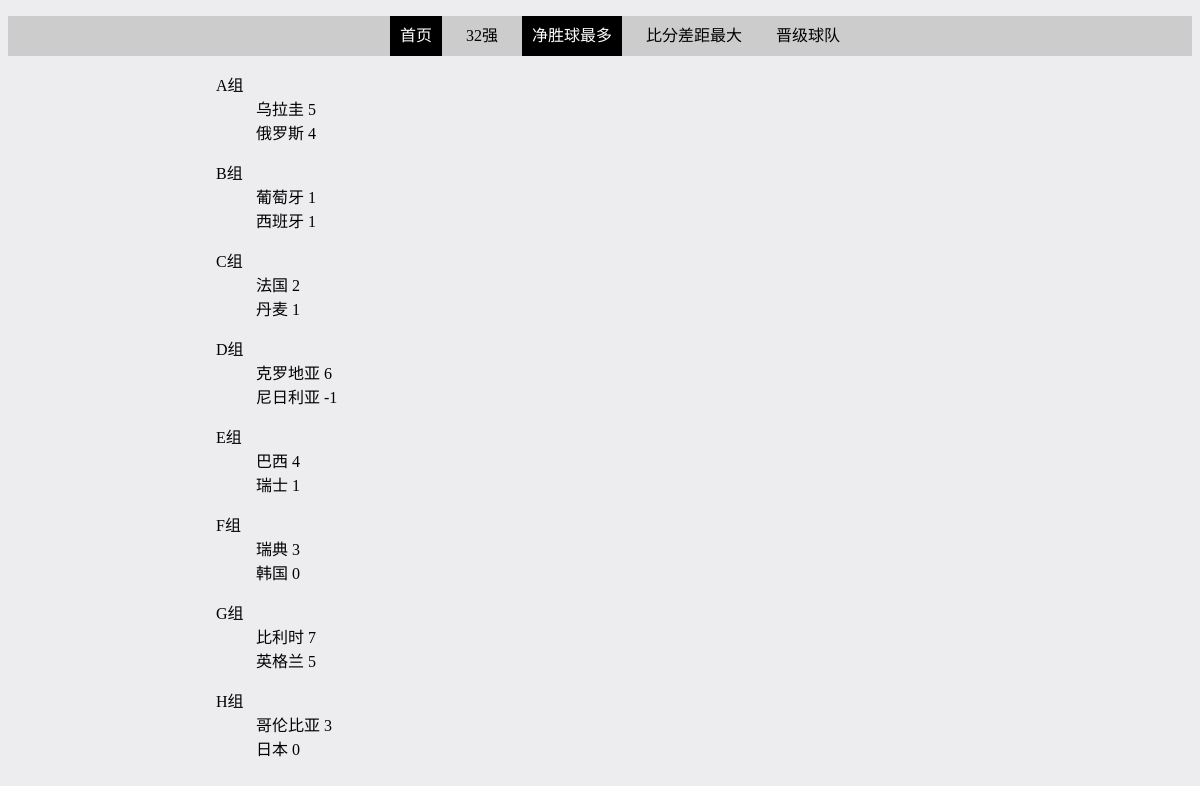
/most_gd/, run on the app's committed database.
### app/models.py (models this page shows)
class Group(db.Model):
    __tablename__ = 'group'
    id = db.Column(db.Integer, primary_key=True)
    name = db.Column(db.String(1), unique=True)
    teams = db.relationship("Team", backref="group", lazy="dynamic")

class Team(db.Model):
    __tablename__ = 'team'
    id = db.Column(db.Integer, primary_key=True)
    name = db.Column(db.String(32), unique=True)
    session = db.Column(db.Integer)
    victory = db.Column(db.Integer)
    flat = db.Column(db.Integer)
    lost = db.Column(db.Integer)
    goal = db.Column(db.Integer)
    fumble = db.Column(db.Integer)
    gd = db.Column(db.Integer, index=True)  # goal difference
    integral = db.Column(db.Integer, index=True)
    group_id = db.Column(db.Integer, db.ForeignKey("group.id"))
    duel_ed = db.relationship("Duel", foreign_keys=[Duel.t2_id], backref=db.backref("team_ed", lazy="joined"),
                              lazy="dynamic",
                              cascade="all,delete-orphan")
    duel_er = db.relationship("Duel", foreign_keys=[Duel.t1_id], backref=db.backref("team_er", lazy="joined"),
                              lazy="dynamic",
                              cascade="all,delete-orphan")
    team_pinyin = db.relationship("TeamPinYin", backref=db.backref("team", lazy="joined"),
                                  cascade="all,delete-orphan")

### app/main/views.py (the view)
@main.route("/most_gd/")
def most_gd():
    group_a = Group.query.filter_by(name="A组").first().teams.order_by(Team.gd.desc()).join(TeamPinYin).order_by(
        TeamPinYin.name.asc()).limit(2)
    group_b = Group.query.filter_by(name="B组").first().teams.order_by(Team.gd.desc()).join(TeamPinYin).order_by(
        TeamPinYin.name.asc()).limit(2)
    group_c = Group.query.filter_by(name="C组").first().teams.order_by(Team.gd.desc()).join(TeamPinYin).order_by(
        TeamPinYin.name.asc()).limit(2)
    group_d = Group.query.filter_by(name="D组").first().teams.order_by(Team.gd.desc()).join(TeamPinYin).order_by(
        TeamPinYin.name.asc()).limit(2)
    group_e = Group.query.filter_by(name="E组").first().teams.order_by(Team.gd.desc()).join(TeamPinYin).order_by(
        TeamPinYin.name.asc()).limit(2)
    group_f = Group.query.filter_by(name="F组").first().teams.order_by(Team.gd.desc()).join(TeamPinYin).order_by(
        TeamPinYin.name.asc()).limit(2)
    group_g = Group.query.filter_by(name="G组").first().teams.order_by(Team.gd.desc()).join(TeamPinYin).order_by(
        TeamPinYin.name.asc()).limit(2)
    group_h = Group.query.filter_by(name="H组").first().teams.order_by(Team.gd.desc()).join(TeamPinYin).order_by(
        TeamPinYin.name.asc()).limit(2)
    return render_template("most_gd.html", group_a=group_a, group_b=group_b, group_c=group_c, group_d=group_d,
                           group_e=group_e, group_f=group_f, group_g=group_g, group_h=group_h)

### app/templates/most_gd.html (shortened to what this page needs)
{% extends 'index.html' %}
{% block content %}
<dl>
    <dt>{{ group_a[0].group.name }}</dt>
    <dd>{{ group_a[0].name }} {{ group_a[0].gd }}</dd>
    <dd>{{ group_a[1].name }} {{ group_a[1].gd }}</dd>
</dl>
<dl>
    <dt>{{ group_b[0].group.name }}</dt>
    <dd>{{ group_b[0].name }} {{ group_b[0].gd }}</dd>
    <dd>{{ group_b[1].name }} {{ group_b[1].gd }}</dd>
</dl>
<dl>
    <dt>{{ group_c[0].group.name }}</dt>
    <dd>{{ group_c[0].name }} {{ group_c[0].gd }}</dd>
    <dd>{{ group_c[1].name }} {{ group_c[1].gd }}</dd>
</dl>
<dl>
    <dt>{{ group_d[0].group.name }}</dt>
    <dd>{{ group_d[0].name }} {{ group_d[0].gd }}</dd>
    <dd>{{ group_d[1].name }} {{ group_d[1].gd }}</dd>
</dl>
<dl>
    <dt>{{ group_e[0].group.name }}</dt>
    <dd>{{ group_e[0].name }} {{ group_e[0].gd }}</dd>
    <dd>{{ group_e[1].name }} {{ group_e[1].gd }}</dd>
</dl>
<dl>
    <dt>{{ group_f[0].group.name }}</dt>
    <dd>{{ group_f[0].name }} {{ group_f[0].gd }}</dd>
    <dd>{{ group_f[1].name }} {{ group_f[1].gd }}</dd>
</dl>
<dl>
    <dt>{{ group_g[0].group.name }}</dt>
    <dd>{{ group_g[0].name }} {{ group_g[0].gd }}</dd>
    <dd>{{ group_g[1].name }} {{ group_g[1].gd }}</dd>
</dl>
<dl>
    <dt>{{ group_h[0].group.name }}</dt>
    <dd>{{ group_h[0].name }} {{ group_h[0].gd }}</dd>
    <dd>{{ group_h[1].name }} {{ group_h[1].gd }}</dd>
</dl>
{% endblock %}

### app/templates/index.html (shortened to what this page needs)
<!DOCTYPE html>
<html lang="en">
<head>
</head>
<body>
<headers>
    <nav>
        <ul class="clearfix inline">
            <li><a href="{{ url_for('main.index') }}" id="n1">首页</a></li>
            <li><a href="{{ url_for('main.power_32', page=1) }}" id="n2">32强</a></li>
            <li><a href="{{ url_for('main.most_gd') }}" id="n3">净胜球最多</a></li>
            <li><a href="{{ url_for('main.most_gap') }}" id="n4">比分差距最大</a></li>
            <li><a href="{{ url_for('main.promotion') }}" id="n5">晋级球队</a></li>
        </ul>
    </nav>
</headers>
<div class="container">
    {% block content %}{% endblock %}
</div>
</body>
</html>

### app/templates/index.html (style rules this page uses)
body { background-color: #ededef; }
li { list-style: none; }
.inline li { display: inline-block; }
a { text-decoration: none; color: #000; }
li a { display: block; height: 40px; padding: 0 10px; margin: 0 5px; line-height: 40px; }
nav { background-color: #ccc; text-align: center; }
.clearfix::after { display: block; content: ''; clear: both; visibility: hidden; width: 0; }
.active { background-color: #000; color: #fff!important; }
.container { width: 768px; margin: 0 auto; }

### data on the page
Group: name "A组"
Team: name "乌拉圭", gd "5"
Team: name "俄罗斯", gd "4"
Group: name "B组"
Team: name "葡萄牙", gd "1"
Team: name "西班牙", gd "1"
Group: name "C组"
Team: name "法国", gd "2"
Team: name "丹麦", gd "1"
Group: name "D组"
Team: name "克罗地亚", gd "6"
Team: name "尼日利亚", gd "-1"
Group: name "E组"
Team: name "巴西", gd "4"
Team: name "瑞士", gd "1"
Group: name "F组"
Team: name "瑞典", gd "3"
Team: name "韩国", gd "0"
Group: name "G组"
Team: name "比利时", gd "7"
Team: name "英格兰", gd "5"
Group: name "H组"
Team: name "哥伦比亚", gd "3"
Team: name "日本", gd "0"
